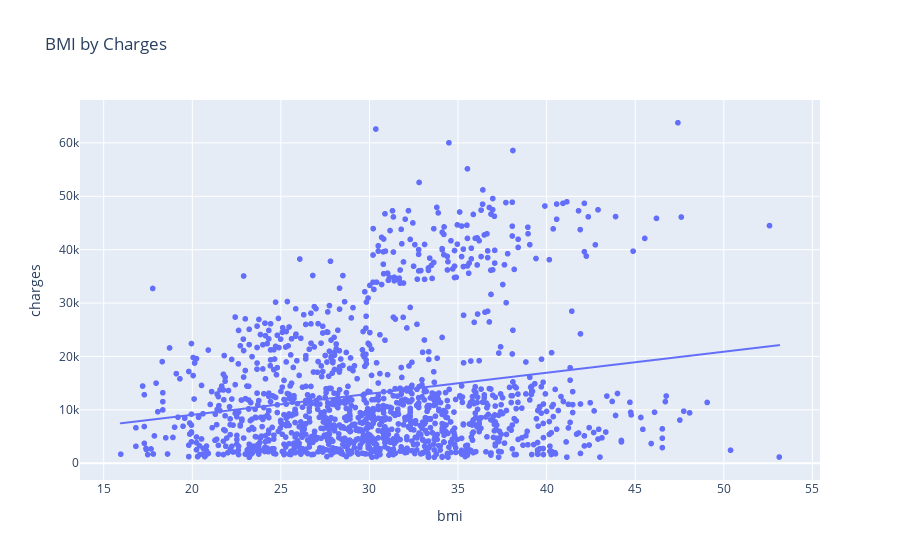

Notebook cell for this chart:
### Code cell
#scatter plot to show effect of bmi on charges
px.scatter(df, x='bmi', y='charges', trendline='ols',title='BMI by Charges')

### Figure 1 — Plotly figure (JSON) as saved in the notebook; plotly's stock layout.template omitted (floating-point values rounded to 4 significant figures; data arrays with more than 128 entries replaced by an {"elided": "..."} marker saying what was removed)
{"data": [{"hovertemplate": "bmi=%{x}<br>charges=%{y}<extra></extra>", "legendgroup": "", "marker": {"color": "#636efa", "symbol": "circle"}, "mode": "markers", "name": "", "showlegend": false, "type": "scattergl", "x": {"elided": "1338 float values"}, "xaxis": "x", "y": {"elided": "1338 float values"}, "yaxis": "y"}, {"hovertemplate": "<b>OLS trendline</b><br>charges = 393.873 * bmi + 1192.94<br>R<sup>2</sup>=0.039339<br><br>bmi=%{x}<br>charges=%{y} <b>(trend)</b><extra></extra>", "legendgroup": "", "marker": {"color": "#636efa", "symbol": "circle"}, "mode": "lines", "name": "", "showlegend": false, "type": "scattergl", "x": {"elided": "1338 float values"}, "xaxis": "x", "y": {"elided": "1338 float values"}, "yaxis": "y"}], "layout": {"legend": {"tracegroupgap": 0}, "title": {"text": "BMI by Charges"}, "xaxis": {"anchor": "y", "domain": [0, 1], "title": {"text": "bmi"}}, "yaxis": {"anchor": "x", "domain": [0, 1], "title": {"text": "charges"}}}}
